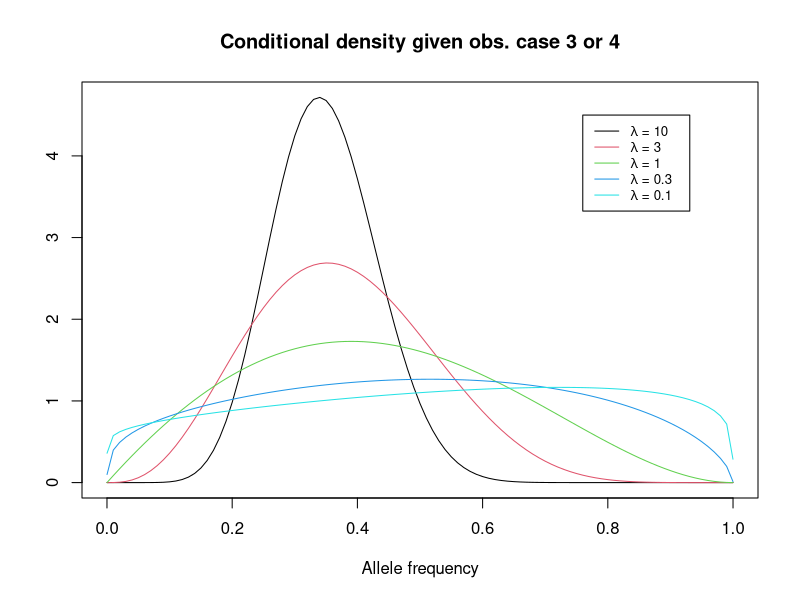

Here is the R script that generated this plot:
################################################################################
# Generate the figure `cond_allele_freq.png` in `half_siblings.ltx`
# This aims to theoretically corroborate results pertaining to a data-rich
# limit for 3 half siblings (with parents AB, BC, CA).
################################################################################

library(gtools)

# eq:cond_dens in half_siblings.ltx
myden <- function(x) (3*lambda+2)/(4*lambda+3) * (1+x) * dbeta(x, lambda+1,2*lambda+1)

png("cond_allele_freq.png", width = 6, height = 4, units = "in", res = 300)

lambda <- 10
curve(myden, from=1e-4, to=1-1e-4, add=F, col=1,
      xlab="Allele frequency", ylab="", main="Conditional density given obs. case 3 or 4")
lambda <- 3
curve(myden, from=1e-4, to=1-1e-4, add=T, col=2)
lambda <- 1
curve(myden, from=1e-4, to=1-1e-4, add=T, col=3)
lambda <- 0.3
curve(myden, from=1e-4, to=1-1e-4, add=T, col=4)
lambda <- 0.1
curve(myden, from=1e-4, to=1-1e-4, add=T, col=5)
legend(0.76, 4.5, legend=c(
  expression(paste(lambda, " = 10   ")),
  expression(paste(lambda, " = 3   ")),
  expression(paste(lambda, " = 1   ")),
  expression(paste(lambda, " = 0.3   ")),
  expression(paste(lambda, " = 0.1   "))
), col=1:5, lty=rep(1,5), cex=0.8)

dev.off()
